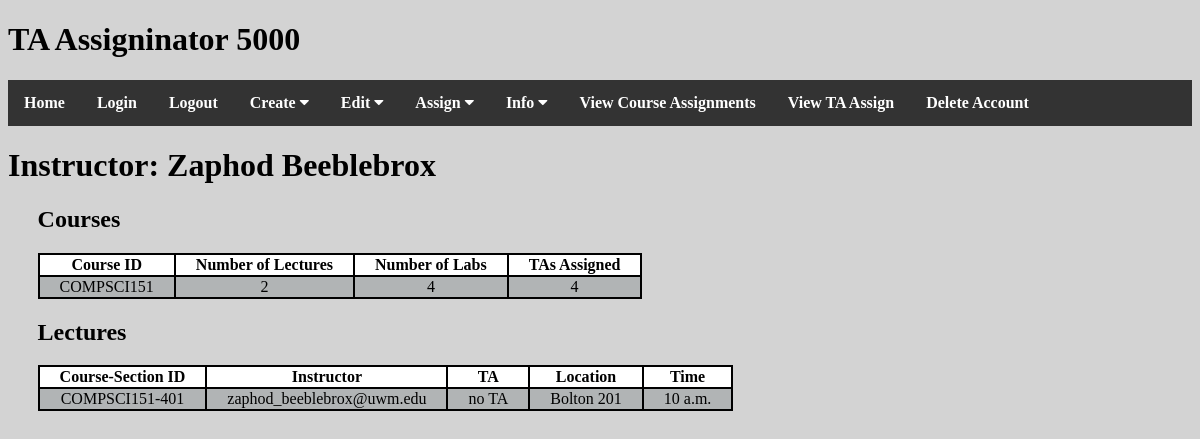
The page /instructor/zaphod_beeblebrox@uwm.edu/ on the database its author committed.
### ta_assign/models.py (models this page shows)
class User(models.Model):
    email = models.CharField(max_length=50)
    password = models.CharField(max_length=20)
    phone = models.CharField(max_length=12, default="000.000.0000")
    name = models.CharField(max_length=50, default="DEFAULT")
    type = models.CharField(max_length=20, default="person")
    isLoggedOn = models.BooleanField(default=False)
    address = models.CharField(max_length=100, default="not set")

class Course(models.Model):
    course_department = models.CharField(max_length=8)
    course_id = models.PositiveSmallIntegerField(default=0)
    course_dept_id = models.CharField(max_length=9)
    num_lectures = models.PositiveSmallIntegerField(default=0)
    num_labs = models.PositiveSmallIntegerField(default=0)
    current_num_TA = models.PositiveSmallIntegerField(default=0)
    current_num_lectures = models.PositiveSmallIntegerField(default=0)
    current_num_labs = models.PositiveSmallIntegerField(default=0)

class Lecture(models.Model):
    instructor = models.CharField(max_length=50, default="no instructor")
    TA = models.CharField(max_length=50, default="no TA")
    course = models.ForeignKey(Course, on_delete=models.CASCADE)
    lecture_section = models.CharField(max_length=3)
    lecture_location = models.CharField(max_length=50, default="NOT SET")
    lecture_time = models.TimeField(default=datetime.time(00, 00))

### ta_assign/views.py (the view)
# urls.py: url(r'^instructor/(?P<instructor_email>.+?)/$', InstructorView.as_view(), name='Instructor1'),
class InstructorView(View):
    def get(self, request, **kwargs):
        instructor_email = self.kwargs["instructor_email"]
        instructor = models.User.objects.get(email=instructor_email)
        instructor_courses = models.InstructorCourse.objects.filter(instructor=instructor)
        courses = []
        for instructor_course in instructor_courses:
            courses.append(instructor_course.course)
        instructor_lectures = models.Lecture.objects.filter(instructor=instructor.email)
        lectures = []
        for instructor_lecture in instructor_lectures:
            lectures.append(instructor_lecture)
        return render(request, 'main/instructor.html', {"instructor_name": instructor.name, "instructor": instructor,
                                                        "courses": courses, "lectures": lectures})

### templates/main/instructor.html
{% extends "base.html" %}
{% block content %}
    <h1>Instructor: {{ instructor_name }}</h1>
    <div class="access_info">
    <h2>Courses</h2>
        <table>
            <tr class="heading">
                <td>Course ID</td>
                <td>Number of Lectures</td>
                <td>Number of Labs</td>
                <td>TAs Assigned</td>
            </tr>
            {% for course in courses %}
            <tr>
                <td>{{ course.course_department }}{{ course.course_id }}</td>
                <td>{{ course.num_lectures }}</td>
                <td>{{ course.num_labs }}</td>
                <td>{{ course.current_num_TA }}</td>
            </tr>
            {% endfor %}
        </table>
        <h2>Lectures</h2>
        <table>
            <tr class="heading">
                <td>Course-Section ID</td>
                <td>Instructor</td>
                <td>TA</td>
                <td>Location</td>
                <td>Time</td>
            </tr>
            {% for lecture in lectures %}
            <tr>
                <td>{{ lecture.course.course_department}}{{ lecture.course.course_id }}-{{ lecture.lecture_section }}</td>
                <td>{{ lecture.instructor }}</td>
                <td>{{ lecture.TA }}</td>
                <td>{{ lecture.lecture_location }}</td>
                <td>{{ lecture.lecture_time }}</td>
            </tr>
            {% endfor %}
        </table>
    </div>
{% endblock content %}

### static/css/style.css (style rules this page uses)
body { background: lightgray; font-family: "Trebuchet MS"; }
.access_info { width: 95%; margin: auto; }
.access_info table { border: 1px solid black; border-spacing: 0; }
.access_info td { border: 1px solid black; padding-left: 20px; padding-right: 20px; text-align: center; }
.access_info tr:nth-child(even) { background-color: #b1b4b5; }
.access_info tr:nth-child(odd) { background-color: #ffffff; }
.heading { font-weight: bold; }

### rows shown on the page
User: name "Zaphod Beeblebrox"
Course: course_department "COMPSCI", course_id "151", num_lectures "2", num_labs "4", current_num_TA "4"
Lecture: course.course_department "COMPSCI", course.course_id "151", lecture_section "401", instructor "zaphod_beeblebrox@uwm.edu", TA "no TA", lecture_location "Bolton 201", lecture_time "10 a.m."
